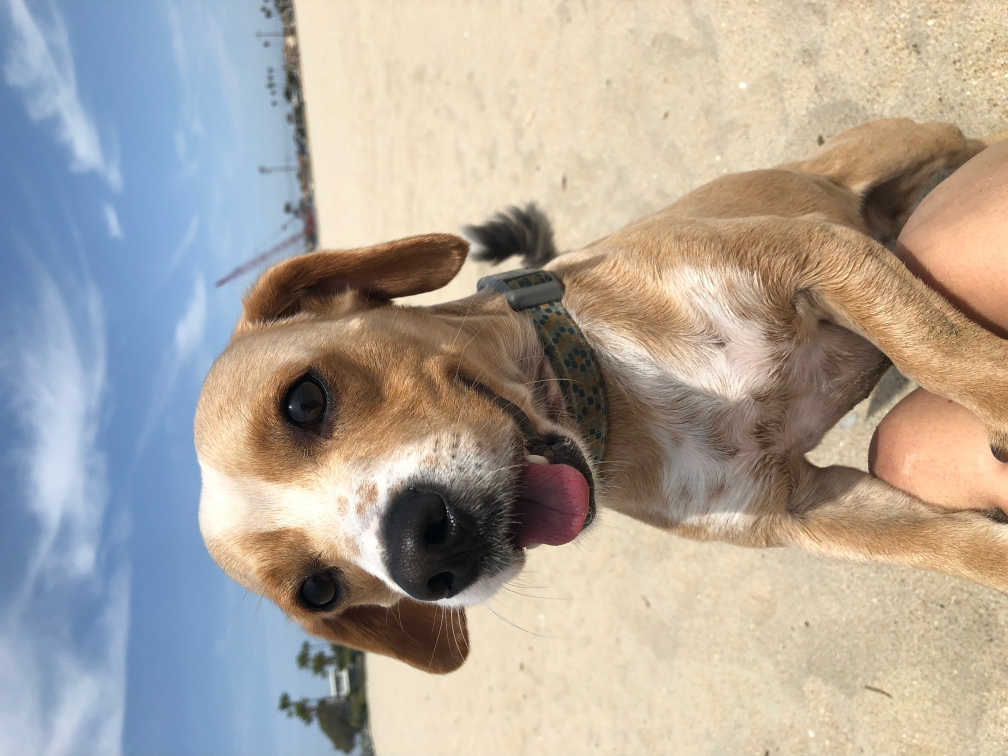
#> input picture assets/Linypoo.JPEG, 4032 x 3024 px, found by its file name (shown at 1/4 size)
$ python cv_resizing.py
#> lines starting #> are read from the running program, lines starting #| are printed output that depends on the picture
import cv2

Linus = cv2.imread(r".\Linypoo.JPEG", -1)
#> Linus is the input picture: shape (3024, 4032, 3); mean B, G, R 155.3, 165, 173.5

"""
-1, cv2.IMREAD_COLOR : Loads a color image, transperency neglected (by default flag)
0, cv2.IMREAD_GRAYSCALE : Loads in grayscale
1, cv2.IMREAD_UNCHANGED : Loads image as such including all pixels alpha channel (transparency)
"""
#Resizing (exact)
#Linus = cv2.resize(Linus, (400, 400))

#Rotating first,
Linus = cv2.rotate(Linus, cv2.ROTATE_90_CLOCKWISE)
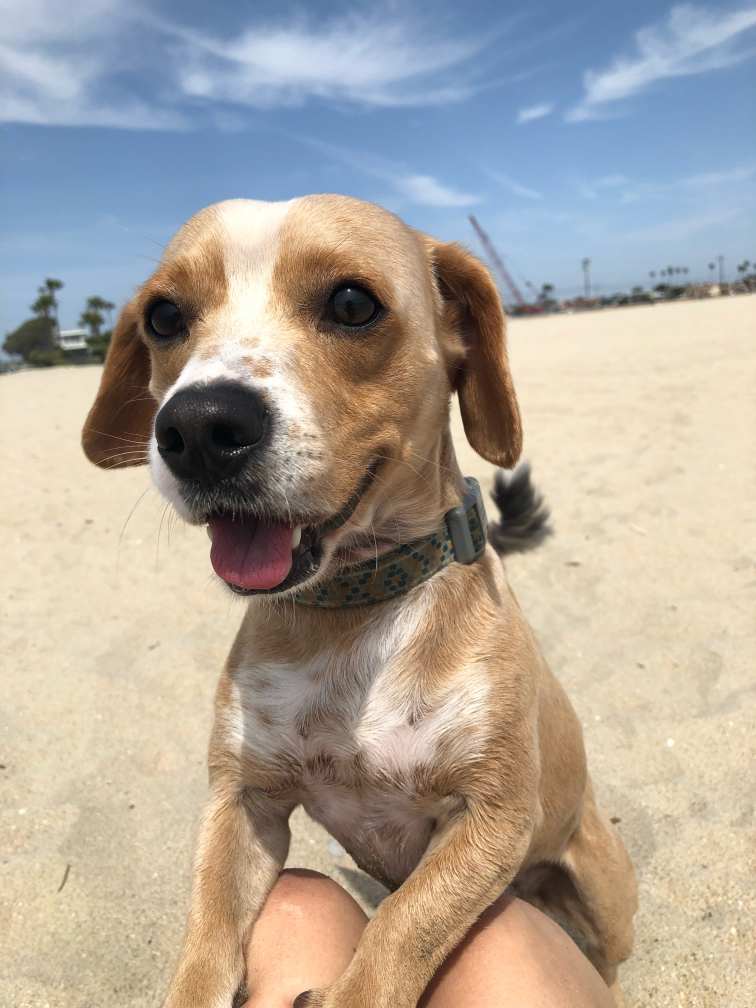
#> Linus: shape (4032, 3024, 3) (shown at 1/4 size); mean B, G, R 155.3, 165, 173.5


#Resizing (proportion)
Linus = cv2.resize(Linus, (0, 0), fx=0.20, fy=0.17)
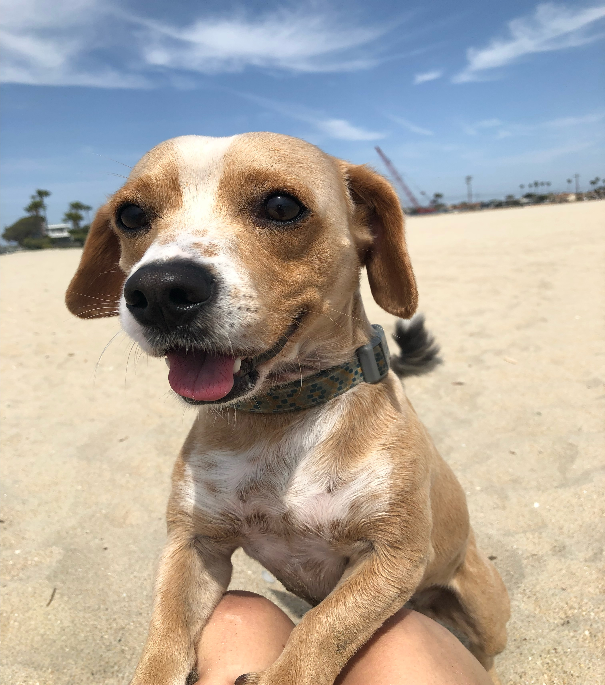
#> Linus: shape (685, 605, 3); mean B, G, R 155.2, 164.9, 173.4

#Writing an image
cv2.imwrite('new_linus.jpg', Linus)


#Display
cv2.imshow("Bruh", Linus)
cv2.waitKey(0)
cv2.destroyAllWindows()

$ run again, with assets/soccer_game.jfif saved as assets/Linypoo.JPEG
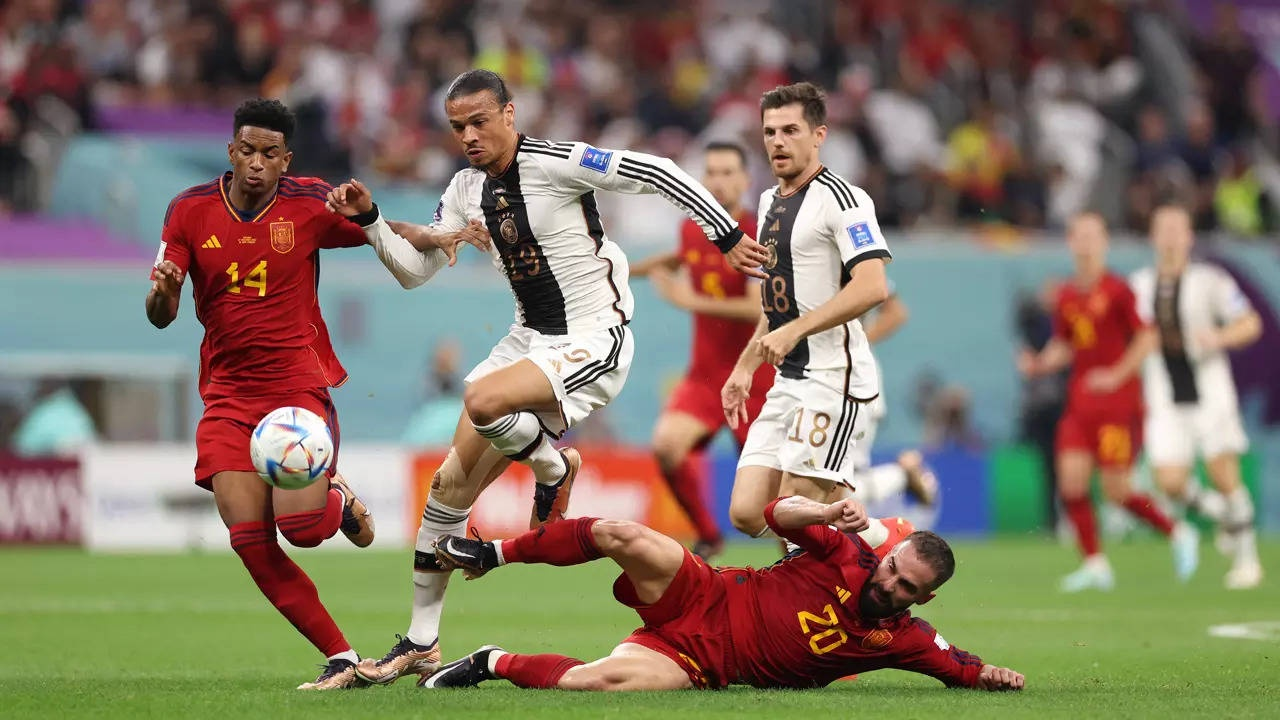
#> input picture assets/soccer_game.jfif, 1280 x 720 px, found by its file name
#> Linus is the input picture: shape (720, 1280, 3); mean B, G, R 100.7, 116.7, 130.8
#> `Linus = cv2.rotate(Linus, cv2.ROTATE_90_CLOCKWISE)`:
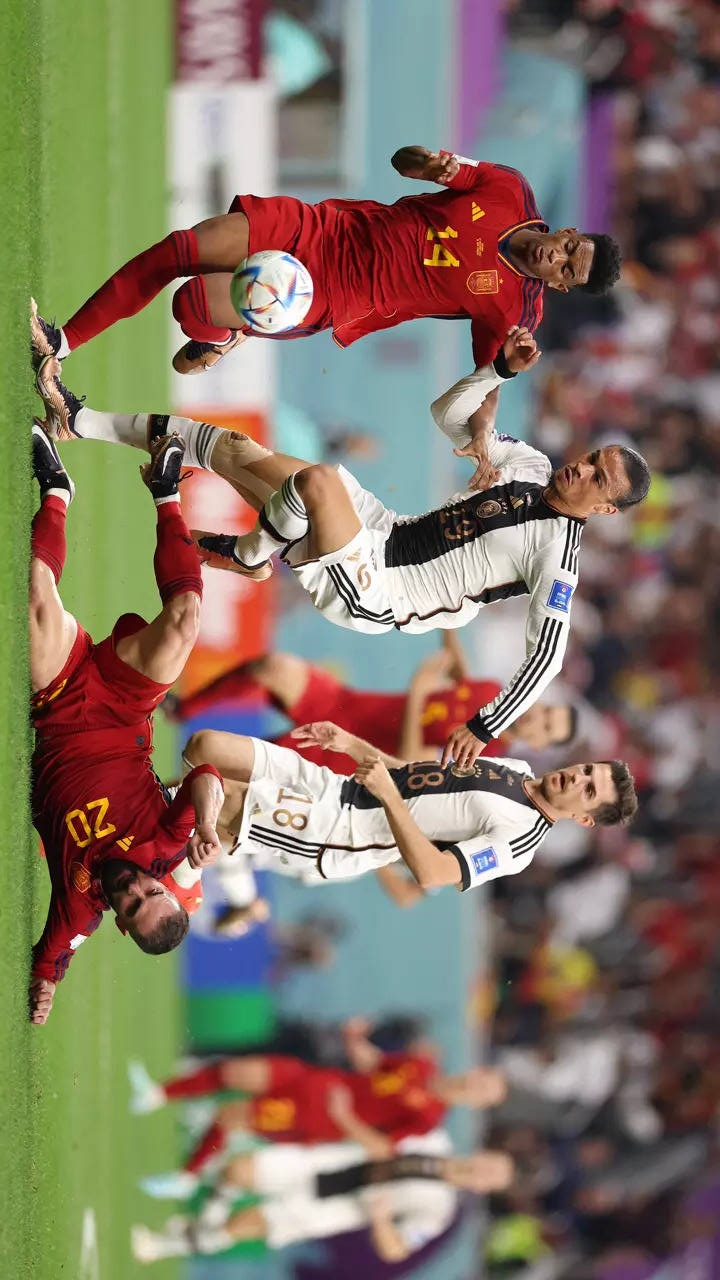
#> Linus: shape (1280, 720, 3); mean B, G, R 100.7, 116.7, 130.8
#> `Linus = cv2.resize(Linus, (0, 0), fx=0.20, fy=0.17)`:
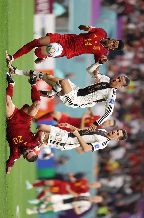
#> Linus: shape (218, 144, 3); mean B, G, R 100.7, 116.7, 130.7
